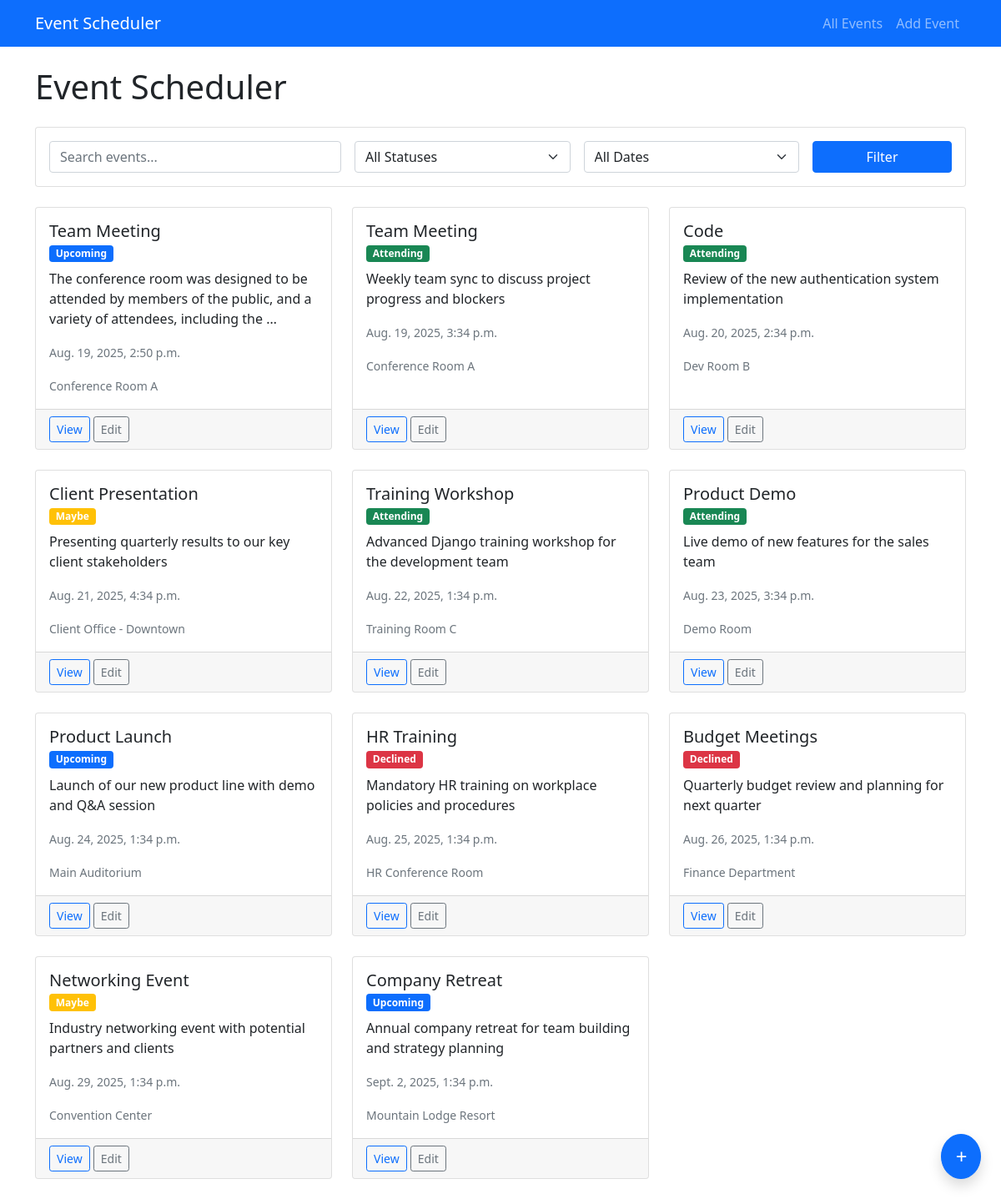
Before: / with the older database file.
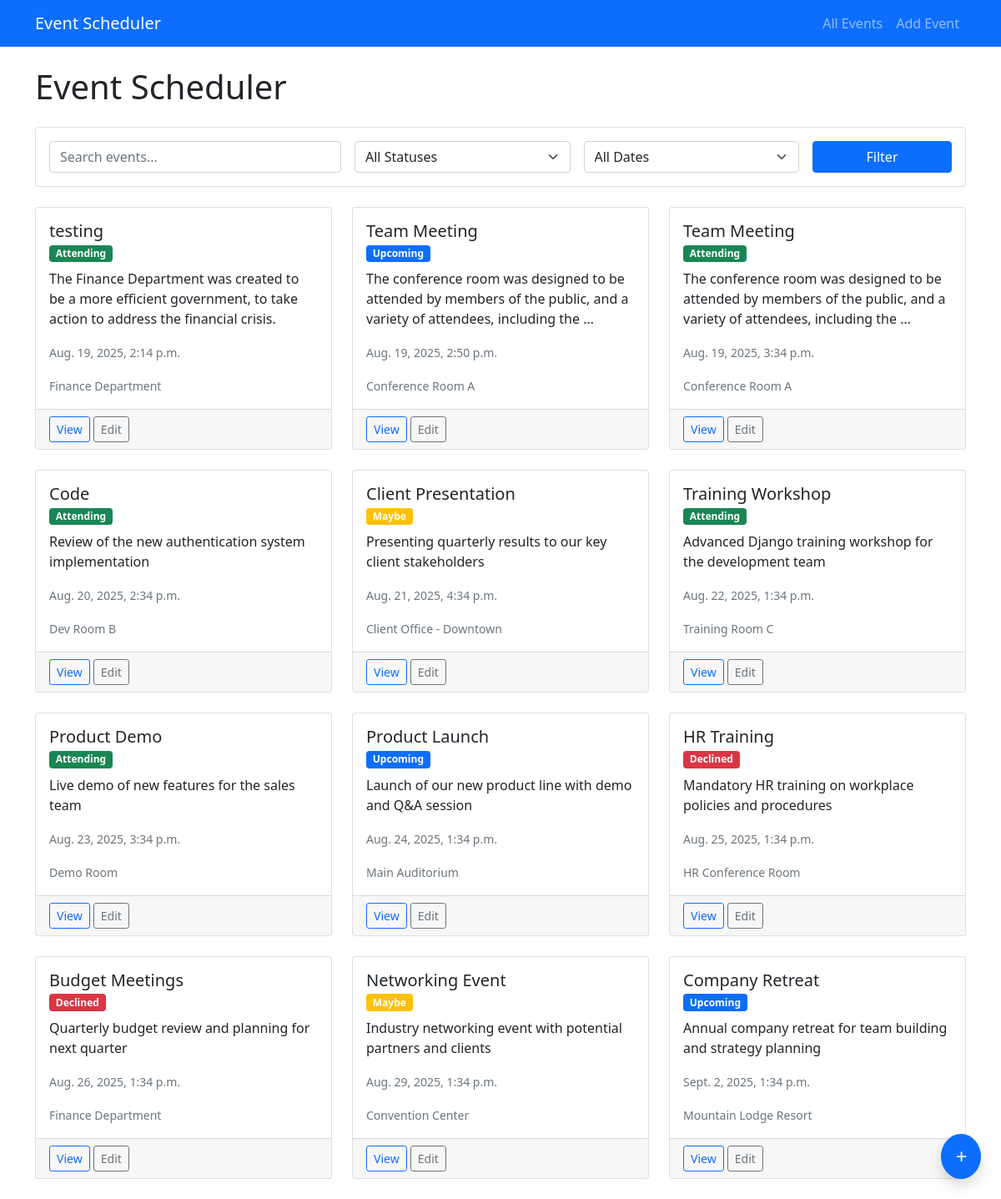
After: the same page with the newer database file.
### events/models.py (models this page shows, shortened)
class Event(models.Model):
    STATUS_CHOICES = [
        ('upcoming', 'Upcoming'),
        ('attending', 'Attending'),
        ('maybe', 'Maybe'),
        ('declined', 'Declined'),
    ]
    title = models.CharField(max_length=200)
    description = models.TextField(blank=True)
    date_time = models.DateTimeField()
    location = models.CharField(max_length=200)
    status = models.CharField(max_length=10, choices=STATUS_CHOICES, default='upcoming')
    created_at = models.DateTimeField(auto_now_add=True)
    updated_at = models.DateTimeField(auto_now=True)
    class Meta:
        ordering = ['date_time']

### events/views.py (the view, shortened to what this page needs)
# urls.py: path('', views.event_list, name='event_list'),
def event_list(request):
    query = request.GET.get('q')
    status_filter = request.GET.get('status')
    date_filter = request.GET.get('date')
    events = Event.objects.all()
    if query:
        events = events.filter(
            Q(title__icontains=query) |
            Q(description__icontains=query) |
            Q(location__icontains=query)
        )
    if status_filter:
        events = events.filter(status=status_filter)
    return render(request, 'events/event_list.html', {
        'events': events,
        'status_choices': Event.STATUS_CHOICES
    })

### events/templates/events/event_list.html (shortened to what this page needs)
{% extends 'base.html' %}
{% load crispy_forms_tags %}
{% block content %}
<div class="row">
    <div class="col-md-12">
        <h1 class="mb-4">Event Scheduler</h1>
        <div class="card mb-4">
            <div class="card-body">
                <form method="get" class="row g-3">
                    <div class="col-md-4">
                        <input type="text" name="q" class="form-control" placeholder="Search events..." value="{{ request.GET.q }}">
                    </div>
                    <div class="col-md-3">
                        <select name="status" class="form-select">
                            <option value="">All Statuses</option>
                        </select>
                    </div>
                    <div class="col-md-3">
                        <select name="date" class="form-select">
                            <option value="">All Dates</option>
                        </select>
                    </div>
                    <div class="col-md-2">
                        <button type="submit" class="btn btn-primary w-100">Filter</button>
                    </div>
                </form>
            </div>
        </div>
        <div class="row">
            {% for event in events %}
            <div class="col-md-6 col-lg-4 mb-4">
                <div class="card h-100">
                    <div class="card-body">
                        <h5 class="card-title">{{ event.title }}</h5>
                        <h6 class="card-subtitle mb-2 text-muted">
                            <span class="badge bg-{% if event.status == 'upcoming' %}primary{% elif event.status == 'attending' %}success{% elif event.status == 'maybe' %}warning{% else %}danger{% endif %}">
                                {{ event.get_status_display }}
                            </span>
                        </h6>
                        <p class="card-text">{{ event.description|truncatewords:20 }}</p>
                        <p class="card-text"><small class="text-muted">{{ event.date_time }}</small></p>
                        <p class="card-text"><small class="text-muted">{{ event.location }}</small></p>
                    </div>
                    <div class="card-footer">
                        <a href="{% url 'event_detail' event.pk %}" class="btn btn-sm btn-outline-primary">View</a>
                        <a href="{% url 'event_edit' event.pk %}" class="btn btn-sm btn-outline-secondary">Edit</a>
                    </div>
                </div>
            </div>
            {% empty %}
            <div class="col-12">
                <div class="alert alert-info">No events found.</div>
            </div>
            {% endfor %}
        </div>
        <div class="fixed-bottom text-end mb-4 me-4">
            <a href="{% url 'event_create' %}" class="btn btn-primary btn-lg rounded-circle shadow">
                <i class="fs-4">+</i>
            </a>
        </div>
    </div>
</div>
{% endblock %}

Changed rows visible on the page:
added Event: title "testing", status "Attending", description "The Finance Department was created to be a more efficient government, to take action to address the financial crisis.", date_time "Aug. 19, 2025, 2:14 p.m.", location "Finance Department"
changed Event "Aug. 19, 2025, 3:34 p.m.": description "Weekly team sync to discuss project progress and blockers" → "The conference room was designed to be attended by members of the public, and a variety of attendees, including the …"
